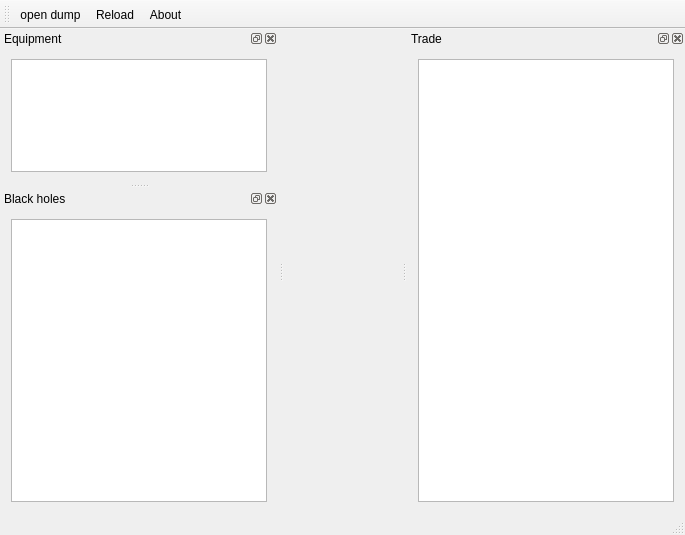
<?xml version="1.0" encoding="UTF-8"?>
<ui version="4.0">
 <class>MainWindow</class>
 <widget class="QMainWindow" name="MainWindow">
  <property name="geometry">
   <rect>
    <x>0</x>
    <y>0</y>
    <width>685</width>
    <height>535</height>
   </rect>
  </property>
  <property name="windowTitle">
   <string>SRHDDumpReader</string>
  </property>
  <property name="windowIcon">
   <iconset resource="icons.qrc">
    <normaloff>:/icons/galaxy_magnifying_glass.png</normaloff>:/icons/galaxy_magnifying_glass.png</iconset>
  </property>
  <widget class="QWidget" name="centralWidget"/>
  <widget class="QMenuBar" name="menuBar">
   <property name="geometry">
    <rect>
     <x>0</x>
     <y>0</y>
     <width>685</width>
     <height>21</height>
    </rect>
   </property>
  </widget>
  <widget class="QToolBar" name="mainToolBar">
   <property name="windowTitle">
    <string>Toolbar</string>
   </property>
   <attribute name="toolBarArea">
    <enum>TopToolBarArea</enum>
   </attribute>
   <attribute name="toolBarBreak">
    <bool>false</bool>
   </attribute>
   <addaction name="actionOpenDump"/>
   <addaction name="actionReload"/>
   <addaction name="actionAbout"/>
  </widget>
  <widget class="QStatusBar" name="statusBar"/>
  <widget class="QDockWidget" name="eqDockWidget">
   <property name="windowTitle">
    <string>Equipment</string>
   </property>
   <attribute name="dockWidgetArea">
    <number>1</number>
   </attribute>
   <widget class="QWidget" name="dockWidgetContents_2">
    <layout class="QVBoxLayout" name="verticalLayout_2">
     <item>
      <widget class="QTableView" name="equipmentTableView">
       <property name="minimumSize">
        <size>
         <width>156</width>
         <height>0</height>
        </size>
       </property>
       <property name="styleSheet">
        <string notr="true">font: 9pt &quot;Sans Serif&quot;;
  padding: 0px;
  margin: 0px;
QTableView::item
{
  border: 0px;
  padding: 0px;
  margin: 0px;
}</string>
       </property>
       <property name="sizeAdjustPolicy">
        <enum>QAbstractScrollArea::AdjustToContents</enum>
       </property>
       <property name="editTriggers">
        <set>QAbstractItemView::NoEditTriggers</set>
       </property>
       <property name="showDropIndicator" stdset="0">
        <bool>false</bool>
       </property>
       <property name="alternatingRowColors">
        <bool>true</bool>
       </property>
       <property name="sortingEnabled">
        <bool>true</bool>
       </property>
       <property name="wordWrap">
        <bool>false</bool>
       </property>
       <property name="cornerButtonEnabled">
        <bool>false</bool>
       </property>
       <attribute name="horizontalHeaderDefaultSectionSize">
        <number>18</number>
       </attribute>
       <attribute name="horizontalHeaderMinimumSectionSize">
        <number>10</number>
       </attribute>
       <attribute name="horizontalHeaderStretchLastSection">
        <bool>true</bool>
       </attribute>
       <attribute name="verticalHeaderDefaultSectionSize">
        <number>18</number>
       </attribute>
       <attribute name="verticalHeaderMinimumSectionSize">
        <number>10</number>
       </attribute>
       <attribute name="verticalHeaderStretchLastSection">
        <bool>false</bool>
       </attribute>
      </widget>
     </item>
    </layout>
   </widget>
  </widget>
  <widget class="QDockWidget" name="tradeDockWidget">
   <property name="features">
    <set>QDockWidget::AllDockWidgetFeatures</set>
   </property>
   <property name="allowedAreas">
    <set>Qt::AllDockWidgetAreas</set>
   </property>
   <property name="windowTitle">
    <string>Trade</string>
   </property>
   <attribute name="dockWidgetArea">
    <number>2</number>
   </attribute>
   <widget class="QWidget" name="dockWidgetContents">
    <layout class="QVBoxLayout" name="verticalLayout">
     <item>
      <widget class="QTableView" name="tradeTableView">
       <property name="styleSheet">
        <string notr="true">font: 9pt &quot;Sans Serif&quot;;
  padding: 0px;
  margin: 0px;
QTableView::item
{
  border: 0px;
  padding: 0px;
  margin: 0px;
}</string>
       </property>
       <property name="editTriggers">
        <set>QAbstractItemView::NoEditTriggers</set>
       </property>
       <property name="showDropIndicator" stdset="0">
        <bool>false</bool>
       </property>
       <property name="alternatingRowColors">
        <bool>true</bool>
       </property>
       <property name="sortingEnabled">
        <bool>true</bool>
       </property>
       <property name="wordWrap">
        <bool>false</bool>
       </property>
       <property name="cornerButtonEnabled">
        <bool>false</bool>
       </property>
       <attribute name="horizontalHeaderDefaultSectionSize">
        <number>18</number>
       </attribute>
       <attribute name="horizontalHeaderMinimumSectionSize">
        <number>10</number>
       </attribute>
       <attribute name="horizontalHeaderShowSortIndicator" stdset="0">
        <bool>true</bool>
       </attribute>
       <attribute name="verticalHeaderDefaultSectionSize">
        <number>18</number>
       </attribute>
       <attribute name="verticalHeaderMinimumSectionSize">
        <number>10</number>
       </attribute>
      </widget>
     </item>
    </layout>
   </widget>
  </widget>
  <widget class="QDockWidget" name="bhDockWidget">
   <property name="windowTitle">
    <string>Black holes</string>
   </property>
   <attribute name="dockWidgetArea">
    <number>1</number>
   </attribute>
   <widget class="QWidget" name="dockWidgetContents_3">
    <layout class="QVBoxLayout" name="verticalLayout_3">
     <item>
      <widget class="QTableView" name="bhTableView">
       <property name="styleSheet">
        <string notr="true">font: 9pt &quot;Sans Serif&quot;;
  padding: 0px;
  margin: 0px;
QTableView::item
{
  border: 0px;
  padding: 0px;
  margin: 0px;
}</string>
       </property>
       <property name="editTriggers">
        <set>QAbstractItemView::NoEditTriggers</set>
       </property>
       <property name="showDropIndicator" stdset="0">
        <bool>false</bool>
       </property>
       <property name="alternatingRowColors">
        <bool>true</bool>
       </property>
       <property name="wordWrap">
        <bool>false</bool>
       </property>
       <property name="cornerButtonEnabled">
        <bool>false</bool>
       </property>
       <attribute name="horizontalHeaderDefaultSectionSize">
        <number>18</number>
       </attribute>
       <attribute name="horizontalHeaderMinimumSectionSize">
        <number>10</number>
       </attribute>
       <attribute name="verticalHeaderDefaultSectionSize">
        <number>18</number>
       </attribute>
       <attribute name="verticalHeaderMinimumSectionSize">
        <number>10</number>
       </attribute>
      </widget>
     </item>
    </layout>
   </widget>
  </widget>
  <action name="actionOpenDump">
   <property name="icon">
    <iconset resource="icons.qrc">
     <normaloff>:/icons/document-open.svgz</normaloff>:/icons/document-open.svgz</iconset>
   </property>
   <property name="text">
    <string>&amp;open dump</string>
   </property>
   <property name="toolTip">
    <string>Open dump file</string>
   </property>
  </action>
  <action name="actionReload">
   <property name="icon">
    <iconset resource="icons.qrc">
     <normaloff>:/icons/view-refresh.svgz</normaloff>:/icons/view-refresh.svgz</iconset>
   </property>
   <property name="text">
    <string>&amp;Reload</string>
   </property>
   <property name="toolTip">
    <string>Reload Dump from file</string>
   </property>
  </action>
  <action name="actionAbout">
   <property name="icon">
    <iconset resource="icons.qrc">
     <normaloff>:/icons/help-about.svgz</normaloff>:/icons/help-about.svgz</iconset>
   </property>
   <property name="text">
    <string>About</string>
   </property>
  </action>
  <action name="actionSaveReport">
   <property name="icon">
    <iconset resource="icons.qrc">
     <normaloff>:/icons/document-open.svgz</normaloff>:/icons/document-open.svgz</iconset>
   </property>
   <property name="text">
    <string>save report</string>
   </property>
   <property name="toolTip">
    <string>Save a report file</string>
   </property>
   <property name="shortcut">
    <string>Ctrl+R</string>
   </property>
   <property name="shortcutContext">
    <enum>Qt::ApplicationShortcut</enum>
   </property>
  </action>
 </widget>
 <layoutdefault spacing="6" margin="11"/>
 <resources>
  <include location="icons.qrc"/>
 </resources>
 <connections>
  <connection>
   <sender>actionOpenDump</sender>
   <signal>triggered()</signal>
   <receiver>MainWindow</receiver>
   <slot>openDump()</slot>
   <hints>
    <hint type="sourcelabel">
     <x>-1</x>
     <y>-1</y>
    </hint>
    <hint type="destinationlabel">
     <x>241</x>
     <y>216</y>
    </hint>
   </hints>
  </connection>
  <connection>
   <sender>actionReload</sender>
   <signal>triggered()</signal>
   <receiver>MainWindow</receiver>
   <slot>parseDump()</slot>
   <hints>
    <hint type="sourcelabel">
     <x>-1</x>
     <y>-1</y>
    </hint>
    <hint type="destinationlabel">
     <x>241</x>
     <y>216</y>
    </hint>
   </hints>
  </connection>
  <connection>
   <sender>actionAbout</sender>
   <signal>triggered()</signal>
   <receiver>MainWindow</receiver>
   <slot>showAbout()</slot>
   <hints>
    <hint type="sourcelabel">
     <x>-1</x>
     <y>-1</y>
    </hint>
    <hint type="destinationlabel">
     <x>265</x>
     <y>267</y>
    </hint>
   </hints>
  </connection>
  <connection>
   <sender>actionSaveReport</sender>
   <signal>triggered()</signal>
   <receiver>MainWindow</receiver>
   <slot>saveReport()</slot>
   <hints>
    <hint type="sourcelabel">
     <x>-1</x>
     <y>-1</y>
    </hint>
    <hint type="destinationlabel">
     <x>265</x>
     <y>267</y>
    </hint>
   </hints>
  </connection>
 </connections>
 <slots>
  <slot>openDump()</slot>
  <slot>parseDump()</slot>
  <slot>showAbout()</slot>
  <slot>saveReport()</slot>
 </slots>
</ui>
